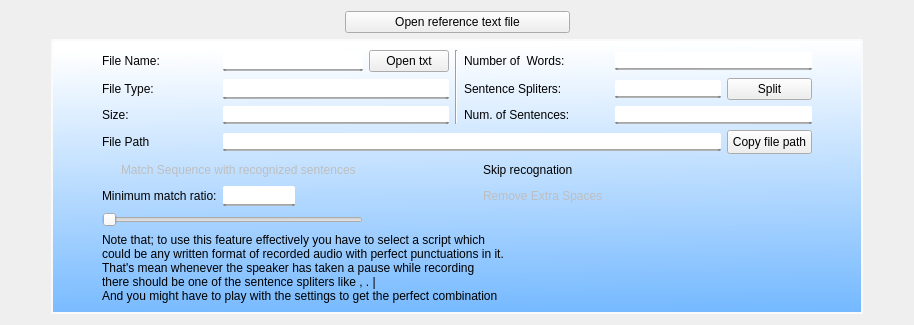
             <widget class="QWidget" name="tab_2">
              <attribute name="title">
               <string>Text File</string>
              </attribute>
              <layout class="QGridLayout" name="gridLayout_6">
               <item row="0" column="4">
                <spacer name="horizontalSpacer_10">
                 <property name="orientation">
                  <enum>Qt::Horizontal</enum>
                 </property>
                 <property name="sizeHint" stdset="0">
                  <size>
                   <width>40</width>
                   <height>20</height>
                  </size>
                 </property>
                </spacer>
               </item>
               <item row="0" column="2">
                <widget class="QPushButton" name="TextFilepushButton">
                 <property name="minimumSize">
                  <size>
                   <width>225</width>
                   <height>0</height>
                  </size>
                 </property>
                 <property name="styleSheet">
                  <string notr="true">QPushButton{
 padding-top:2px;
	
	font: 14pt &quot;Microsoft JhengHei UI&quot;;
 color: qlineargradient(spread:pad, x1:0, y1:0, x2:0, y2:1, stop:0 rgba(33, 33, 33, 255), stop:1 rgba(75, 75, 75, 255));
background-color:qlineargradient(spread:pad, x1:1, y1:0, x2:1, y2:1, stop:0 rgba(0, 244, 255, 255), stop:1 rgba(3, 115, 255, 255));

border:1px solid rgb(253, 254, 254);

}
QPushButton:hover{
color: qlineargradient(spread:pad, x1:0, y1:0, x2:1, y2:1, stop:0 rgba(63, 63, 63, 255), stop:1 rgba(33, 33, 33, 255));
 background-color: qlineargradient(spread:pad, x1:0.505636, y1:0.221, x2:0.431818, y2:1, stop:0 rgba(89, 255, 255, 255), stop:1 rgba(60, 138, 255, 255));

}

QPushButton:pressed{
background-color: qlineargradient(spread:pad, x1:0.767, y1:1, x2:1, y2:0, stop:0 rgba(0, 244, 255, 255), stop:1 rgba(3, 115, 255, 255));\n&quot;

}</string>
                 </property>
                 <property name="text">
                  <string>Open reference text file</string>
                 </property>
                 <property name="shortcut">
                  <string>Ctrl+Alt+O</string>
                 </property>
                </widget>
               </item>
               <item row="0" column="3">
                <spacer name="horizontalSpacer_6">
                 <property name="orientation">
                  <enum>Qt::Horizontal</enum>
                 </property>
                 <property name="sizeHint" stdset="0">
                  <size>
                   <width>40</width>
                   <height>20</height>
                  </size>
                 </property>
                </spacer>
               </item>
               <item row="0" column="1">
                <spacer name="horizontalSpacer_7">
                 <property name="orientation">
                  <enum>Qt::Horizontal</enum>
                 </property>
                 <property name="sizeHint" stdset="0">
                  <size>
                   <width>40</width>
                   <height>20</height>
                  </size>
                 </property>
                </spacer>
               </item>
               <item row="1" column="1" colspan="3">
                <widget class="QGroupBox" name="groupBox_3">
                 <property name="minimumSize">
                  <size>
                   <width>0</width>
                   <height>38</height>
                  </size>
                 </property>
                 <property name="styleSheet">
                  <string notr="true">QGroupBox{
border: 2px solid rgba(250, 250, 250, 250);
border-radius: 2px;
background-color: qlineargradient(spread:pad, x1:1, y1:1, x2:0.955, y2:0, stop:0 rgba(115, 184, 255, 255), stop:1 rgba(255, 255, 255, 255));
}
QLineEdit{
	
	background-color: rgb(255, 255, 255);
	border-bottom: 2px solid;

	border-bottom-color: qlineargradient(spread:reflect, x1:0, y1:0.477, x2:0, y2:1, stop:0 rgba(97, 97, 97, 255), stop:1 rgba(255, 255, 255, 255));
	border-radius: 2px;

	font: 10pt &quot;MS Shell Dlg 2&quot;;
}
QLabel{
font: 10pt &quot;MS Shell Dlg 2&quot;;
}</string>
                 </property>
                 <property name="title">
                  <string/>
                 </property>
                 <layout class="QGridLayout" name="gridLayout_5">
                  <item row="0" column="1">
                   <widget class="QLabel" name="label_11">
                    <property name="text">
                     <string>File Name:</string>
                    </property>
                   </widget>
                  </item>
                  <item row="6" column="1" colspan="2">
                   <widget class="QSlider" name="horizontalSlider_2">
                    <property name="enabled">
                     <bool>false</bool>
                    </property>
                    <property name="orientation">
                     <enum>Qt::Horizontal</enum>
                    </property>
                   </widget>
                  </item>
                  <item row="2" column="5">
                   <widget class="QLabel" name="label_17">
                    <property name="text">
                     <string>Num. of Sentences: </string>
                    </property>
                   </widget>
                  </item>
                  <item row="1" column="1">
                   <widget class="QLabel" name="label_14">
                    <property name="text">
                     <string>File Type:</string>
                    </property>
                   </widget>
                  </item>
                  <item row="3" column="1">
                   <widget class="QLabel" name="label_13">
                    <property name="text">
                     <string>File Path</string>
                    </property>
                   </widget>
                  </item>
                  <item row="3" column="0">
                   <spacer name="horizontalSpacer_9">
                    <property name="orientation">
                     <enum>Qt::Horizontal</enum>
                    </property>
                    <property name="sizeHint" stdset="0">
                     <size>
                      <width>40</width>
                      <height>20</height>
                     </size>
                    </property>
                   </spacer>
                  </item>
                  <item row="0" column="5">
                   <widget class="QLabel" name="label_16">
                    <property name="text">
                     <string>Number of  Words:</string>
                    </property>
                   </widget>
                  </item>
                  <item row="3" column="8">
                   <spacer name="horizontalSpacer_8">
                    <property name="orientation">
                     <enum>Qt::Horizontal</enum>
                    </property>
                    <property name="sizeHint" stdset="0">
                     <size>
                      <width>40</width>
                      <height>20</height>
                     </size>
                    </property>
                   </spacer>
                  </item>
                  <item row="4" column="1" colspan="2">
                   <widget class="QCheckBox" name="match_sequence_checkBox">
                    <property name="enabled">
                     <bool>false</bool>
                    </property>
                    <property name="styleSheet">
                     <string notr="true">background: transparent</string>
                    </property>
                    <property name="text">
                     <string>Match Sequence with recognized sentences</string>
                    </property>
                    <property name="checked">
                     <bool>false</bool>
                    </property>
                   </widget>
                  </item>
                  <item row="0" column="2">
                   <widget class="QLineEdit" name="File_lineEdit">
                    <property name="minimumSize">
                     <size>
                      <width>140</width>
                      <height>20</height>
                     </size>
                    </property>
                   </widget>
                  </item>
                  <item row="4" column="5">
                   <widget class="QCheckBox" name="Skip_checkBox">
                    <property name="styleSheet">
                     <string notr="true">background: transparent</string>
                    </property>
                    <property name="text">
                     <string>Skip recognation</string>
                    </property>
                    <property name="checked">
                     <bool>false</bool>
                    </property>
                   </widget>
                  </item>
                  <item row="1" column="5">
                   <widget class="QLabel" name="label_12">
                    <property name="text">
                     <string>Sentence Spliters:</string>
                    </property>
                   </widget>
                  </item>
                  <item row="1" column="6">
                   <widget class="QLineEdit" name="Sentance_spliter_lineEdit"/>
                  </item>
                  <item row="3" column="2" colspan="5">
                   <widget class="QLineEdit" name="file_path"/>
                  </item>
                  <item row="7" column="1" colspan="7">
                   <widget class="QLabel" name="label_18">
                    <property name="text">
                     <string>Note that; to use this feature effectively you have to select a script which
could be any written format of recorded audio with perfect punctuations in it.
That's mean whenever the speaker has taken a pause while recording
there should be one of the sentence spliters like , . |
And you might have to play with the settings to get the perfect combination </string>
                    </property>
                   </widget>
                  </item>
                  <item row="0" column="6" colspan="2">
                   <widget class="QLineEdit" name="Num_of_words_lineEdit"/>
                  </item>
                  <item row="2" column="1">
                   <widget class="QLabel" name="label_15">
                    <property name="text">
                     <string>Size:</string>
                    </property>
                   </widget>
                  </item>
                  <item row="0" column="4" rowspan="3">
                   <widget class="Line" name="line_7">
                    <property name="orientation">
                     <enum>Qt::Vertical</enum>
                    </property>
                   </widget>
                  </item>
                  <item row="3" column="7">
                   <widget class="QPushButton" name="copy_text_file_pushButton">
                    <property name="minimumSize">
                     <size>
                      <width>85</width>
                      <height>24</height>
                     </size>
                    </property>
                    <property name="styleSheet">
                     <string notr="true"/>
                    </property>
                    <property name="text">
                     <string>Copy file path</string>
                    </property>
                   </widget>
                  </item>
                  <item row="2" column="6" colspan="2">
                   <widget class="QLineEdit" name="Num_of_sentance_lineEdit_2"/>
                  </item>
                  <item row="1" column="7">
                   <widget class="QPushButton" name="Split_pushButton">
                    <property name="text">
                     <string>Split</string>
                    </property>
                   </widget>
                  </item>
                  <item row="5" column="5">
                   <widget class="QCheckBox" name="remove_spaces_checkBox">
                    <property name="enabled">
                     <bool>false</bool>
                    </property>
                    <property name="styleSheet">
                     <string notr="true">background: transparent</string>
                    </property>
                    <property name="text">
                     <string>Remove Extra Spaces</string>
                    </property>
                    <property name="checkable">
                     <bool>false</bool>
                    </property>
                    <property name="checked">
                     <bool>false</bool>
                    </property>
                   </widget>
                  </item>
                  <item row="5" column="2">
                   <widget class="QLineEdit" name="Minimum_matched_ratio_lineEdit">
                    <property name="enabled">
                     <bool>false</bool>
                    </property>
                    <property name="minimumSize">
                     <size>
                      <width>0</width>
                      <height>20</height>
                     </size>
                    </property>
                    <property name="maximumSize">
                     <size>
                      <width>72</width>
                      <height>16777215</height>
                     </size>
                    </property>
                    <property name="readOnly">
                     <bool>true</bool>
                    </property>
                   </widget>
                  </item>
                  <item row="5" column="1">
                   <widget class="QLabel" name="label_19">
                    <property name="text">
                     <string>Minimum match ratio:</string>
                    </property>
                   </widget>
                  </item>
                  <item row="0" column="3">
                   <widget class="QPushButton" name="OpenTXTButton">
                    <property name="minimumSize">
                     <size>
                      <width>0</width>
                      <height>20</height>
                     </size>
                    </property>
                    <property name="text">
                     <string>Open txt</string>
                    </property>
                   </widget>
                  </item>
                  <item row="1" column="2" colspan="2">
                   <widget class="QLineEdit" name="File_type_lineEdit">
                    <property name="minimumSize">
                     <size>
                      <width>140</width>
                      <height>20</height>
                     </size>
                    </property>
                   </widget>
                  </item>
                  <item row="2" column="2" colspan="2">
                   <widget class="QLineEdit" name="SizelineEdit">
                    <property name="minimumSize">
                     <size>
                      <width>140</width>
                      <height>0</height>
                     </size>
                    </property>
                   </widget>
                  </item>
                 </layout>
                </widget>
               </item>
               <item row="0" column="0">
                <spacer name="horizontalSpacer_11">
                 <property name="orientation">
                  <enum>Qt::Horizontal</enum>
                 </property>
                 <property name="sizeHint" stdset="0">
                  <size>
                   <width>40</width>
                   <height>20</height>
                  </size>
                 </property>
                </spacer>
               </item>
              </layout>
             </widget>
